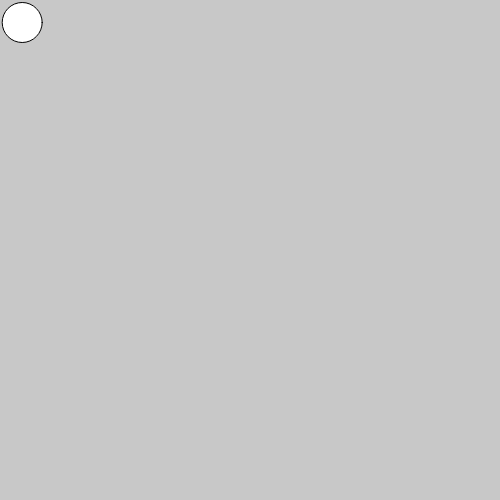
Frame 1 (no input)
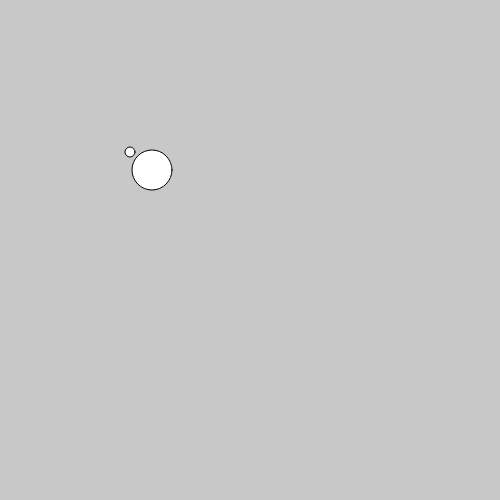
Frame 60 (no input)
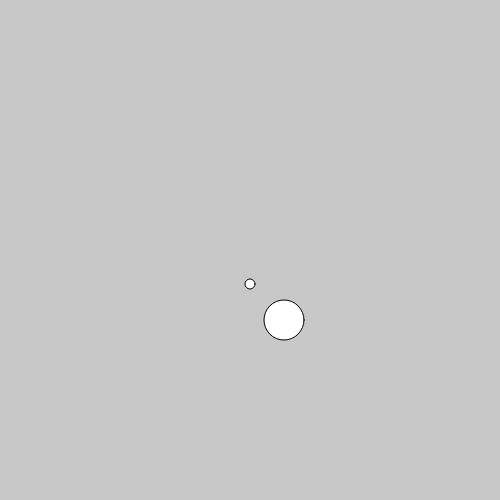
Frame 120 (the mouse pressed at the canvas centre since frame 60)

The p5.js sketch that drew these frames (run headless with seeded random() and noise() and a simulated clock; from frame 60 on, the mouse is pressed at the canvas centre):

// p5.js sketch
// ── sketch.js
var ball;
var ball2;

function setup() {
  createCanvas(500, 500);
  ball = {
    x: 10,
    y: 20,
    xSpeed: 2.0,
    ySpeed: 2.2,
    size: 10,
    move: function() {
      this.x = this.x + this.xSpeed;
      this.y = this.y + this.ySpeed;
    },
    bounce: function () {
      if (this.x > width || this.x < 0) {
        this.xSpeed = this.xSpeed * -1;
      } else if (this.y > height || this.y < 0) {
        this.ySpeed = this.ySpeed * -1;
      }
    },
    display: function () {
      ellipse(this.x, this.y, this.size, this.size);
    }
  };

  ball2 = {
    x: 20,
    y: 20,
    xSpeed: 2.2,
    ySpeed: 2.5,
    size: 40,
    move: function() {
      this.x = this.x + this.xSpeed;
      this.y = this.y + this.ySpeed;
    },
    bounce: function () {
      if (this.x > width || this.x < 0) {
        this.xSpeed = this.xSpeed * -1;
      } else if (this.y > height || this.y < 0) {
        this.ySpeed = this.ySpeed * -1;
      }
    },
    display: function () {
      ellipse(this.x, this.y, this.size, this.size);
    }
  };
}


function draw() {
  background(200);
  ball.move();
  ball.display();
  ball.bounce();

  ball2.move();
  ball2.display();
  ball2.bounce();
}
